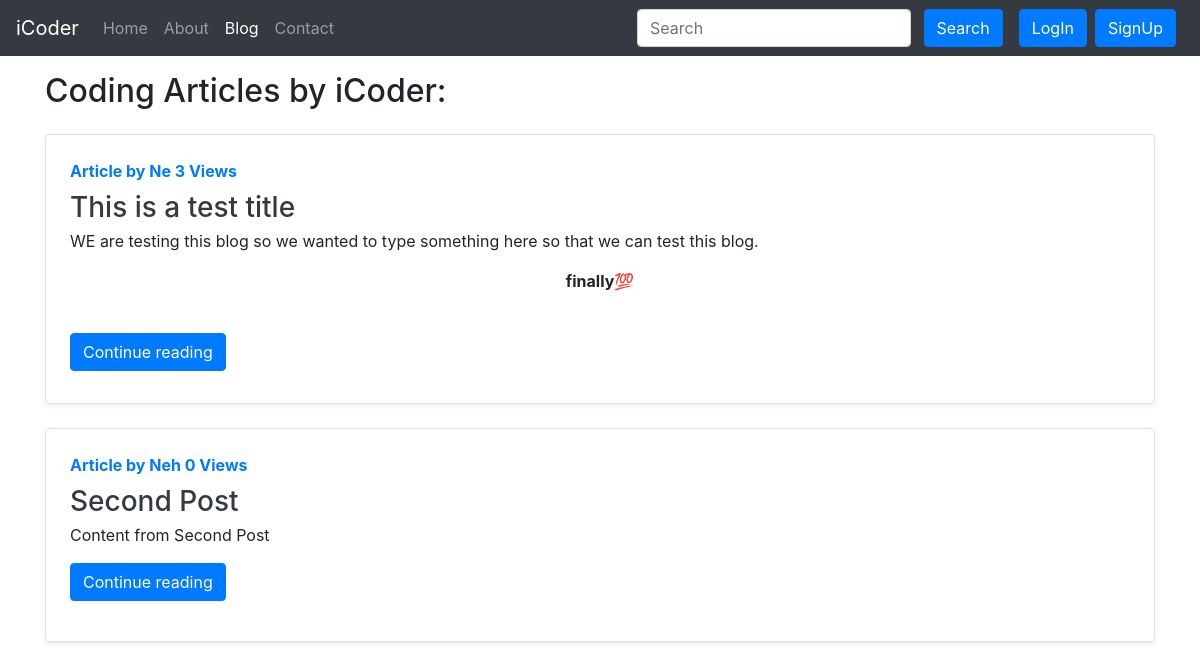
/blog/, run on an earlier commit of the app's database.
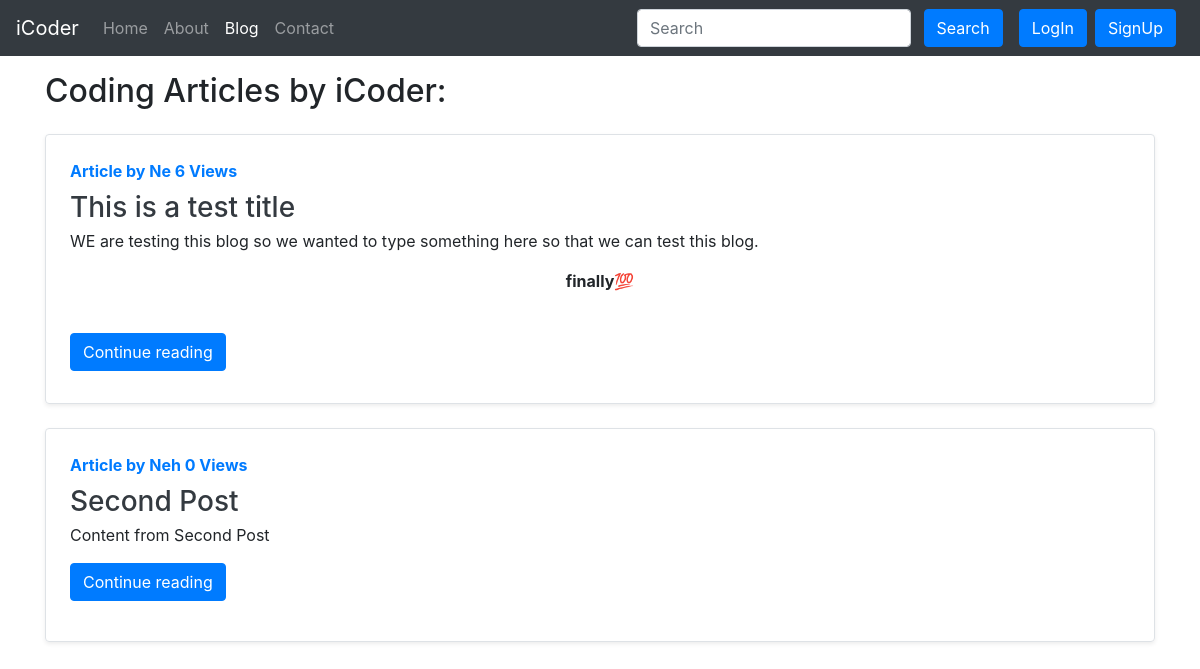
And on a later commit of the database.
### blog/models.py (models this page shows, shortened)
class Post(models.Model):
    sno = models.AutoField(primary_key=True)
    title = models.CharField(max_length=255)
    content = models.TextField()
    author = models.CharField(max_length=13)
    slug = models.CharField(max_length=130)
    views = models.IntegerField(default=0)
    timeStamp = models.DateTimeField(blank=True)

### blog/views.py (the view)
# urls.py: path('', views.blogHome, name='blogHome'),
def blogHome(request):
    allPosts = Post.objects.all()
    context = {'allPosts': allPosts}
    return render(request, 'blog/blogHome.html', context)

### templates/blog/blogHome.html (shortened to what this page needs)
{% extends 'base.html' %}
{% block blogactive %} active {% endblock blogactive %}
{% block body %}
<div class="container my-3">
    <h2>Coding Articles by iCoder: </h2>
    {% for post in allPosts %}
    <div class="row no-gutters border rounded overflow-hidden flex-md-row my-4 shadow-sm h-md-250 position-relative">
        <div class="col p-4 d-flex flex-column position-static">
          <strong class="d-inline-block mb-2 text-primary">Article by {{post.author}} {{post.views}} Views</strong>
            <h3 class="mb-0 "><a class="text-dark" href="/blog/{{post.slug}}">{{post.title}}</a></h3>
            <p class="card-text mb-auto"><div class="preview">{{post.content|safe| truncatechars:200}}</div></p>
            <div class="my-2">
                <a href="/blog/{{post.slug}}" role="button" class="btn btn-primary">Continue reading</a>
            </div>
            </div>
      </div>
    {% endfor %}
</div>
{% endblock body %}

What changed in the data, as far as the page shows it:
changed Post "This is a test title": views "3" → "6"
